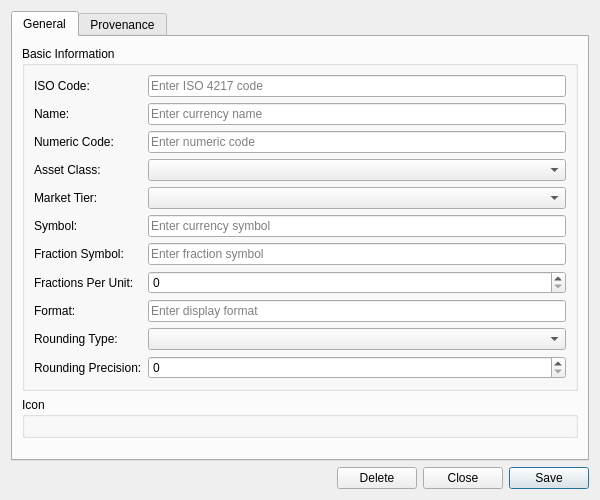
<?xml version="1.0" encoding="UTF-8"?>
<ui version="4.0">
 <class>CurrencyDetailDialog</class>
 <widget class="QWidget" name="CurrencyDetailDialog">
  <property name="geometry">
   <rect>
    <x>0</x>
    <y>0</y>
    <width>600</width>
    <height>500</height>
   </rect>
  </property>
  <property name="sizePolicy">
   <sizepolicy hsizetype="Preferred" vsizetype="Preferred">
    <horstretch>0</horstretch>
    <verstretch>0</verstretch>
   </sizepolicy>
  </property>
  <property name="minimumSize">
   <size>
    <width>600</width>
    <height>500</height>
   </size>
  </property>
  <property name="windowTitle">
   <string>Currency Details</string>
  </property>
  <layout class="QVBoxLayout" name="verticalLayout">
   <item>
    <widget class="QTabWidget" name="tabWidget">
     <property name="currentIndex"><number>0</number></property>
     <widget class="QWidget" name="generalTab">
      <attribute name="title"><string>General</string></attribute>
      <layout class="QVBoxLayout" name="generalLayout">
       <item>
        <widget class="QGroupBox" name="basicInfoGroup">
         <property name="title">
          <string>Basic Information</string>
         </property>
         <layout class="QFormLayout" name="formLayout">
          <item row="0" column="0">
           <widget class="QLabel" name="labelIsoCode">
            <property name="text">
             <string>ISO Code:</string>
            </property>
           </widget>
          </item>
          <item row="0" column="1">
           <widget class="QLineEdit" name="isoCodeEdit">
            <property name="placeholderText">
             <string>Enter ISO 4217 code</string>
            </property>
            <property name="readOnly">
             <bool>true</bool>
            </property>
           </widget>
          </item>
          <item row="1" column="0">
           <widget class="QLabel" name="labelName">
            <property name="text">
             <string>Name:</string>
            </property>
           </widget>
          </item>
          <item row="1" column="1">
           <widget class="QLineEdit" name="nameEdit">
            <property name="placeholderText">
             <string>Enter currency name</string>
            </property>
           </widget>
          </item>
          <item row="2" column="0">
           <widget class="QLabel" name="labelNumericCode">
            <property name="text">
             <string>Numeric Code:</string>
            </property>
           </widget>
          </item>
          <item row="2" column="1">
           <widget class="QLineEdit" name="numericCodeEdit">
            <property name="placeholderText">
             <string>Enter numeric code</string>
            </property>
           </widget>
          </item>
          <item row="3" column="0">
           <widget class="QLabel" name="labelMonetaryNature">
            <property name="text">
             <string>Asset Class:</string>
            </property>
           </widget>
          </item>
          <item row="3" column="1">
           <widget class="ores::qt::OreBadgeComboBox" name="monetaryNatureCombo">
            <property name="insertPolicy">
             <enum>QComboBox::NoInsert</enum>
            </property>
           </widget>
          </item>
          <item row="4" column="0">
           <widget class="QLabel" name="labelMarketTier">
            <property name="text">
             <string>Market Tier:</string>
            </property>
           </widget>
          </item>
          <item row="4" column="1">
           <widget class="ores::qt::OreBadgeComboBox" name="marketTierCombo">
            <property name="insertPolicy">
             <enum>QComboBox::NoInsert</enum>
            </property>
           </widget>
          </item>
          <item row="5" column="0">
           <widget class="QLabel" name="labelSymbol">
            <property name="text">
             <string>Symbol:</string>
            </property>
           </widget>
          </item>
          <item row="5" column="1">
           <widget class="QLineEdit" name="symbolEdit">
            <property name="placeholderText">
             <string>Enter currency symbol</string>
            </property>
           </widget>
          </item>
          <item row="6" column="0">
           <widget class="QLabel" name="labelFractionSymbol">
            <property name="text">
             <string>Fraction Symbol:</string>
            </property>
           </widget>
          </item>
          <item row="6" column="1">
           <widget class="QLineEdit" name="fractionSymbolEdit">
            <property name="placeholderText">
             <string>Enter fraction symbol</string>
            </property>
           </widget>
          </item>
          <item row="7" column="0">
           <widget class="QLabel" name="labelFractionsPerUnit">
            <property name="text">
             <string>Fractions Per Unit:</string>
            </property>
           </widget>
          </item>
          <item row="7" column="1">
           <widget class="QSpinBox" name="fractionsPerUnitSpinBox">
            <property name="minimum">
             <number>0</number>
            </property>
            <property name="maximum">
             <number>10000</number>
            </property>
           </widget>
          </item>
          <item row="8" column="0">
           <widget class="QLabel" name="labelFormat">
            <property name="text">
             <string>Format:</string>
            </property>
           </widget>
          </item>
          <item row="8" column="1">
           <widget class="QLineEdit" name="formatEdit">
            <property name="placeholderText">
             <string>Enter display format</string>
            </property>
           </widget>
          </item>
          <item row="9" column="0">
           <widget class="QLabel" name="labelRoundingType">
            <property name="text">
             <string>Rounding Type:</string>
            </property>
           </widget>
          </item>
          <item row="9" column="1">
           <widget class="QComboBox" name="roundingTypeCombo">
            <property name="insertPolicy">
             <enum>QComboBox::NoInsert</enum>
            </property>
           </widget>
          </item>
          <item row="10" column="0">
           <widget class="QLabel" name="labelRoundingPrecision">
            <property name="text">
             <string>Rounding Precision:</string>
            </property>
           </widget>
          </item>
          <item row="10" column="1">
           <widget class="QSpinBox" name="roundingPrecisionSpinBox">
            <property name="minimum">
             <number>0</number>
            </property>
            <property name="maximum">
             <number>10</number>
            </property>
           </widget>
          </item>
         </layout>
        </widget>
       </item>
       <item>
        <widget class="QGroupBox" name="flagGroup">
         <property name="title">
          <string>Icon</string>
         </property>
         <layout class="QVBoxLayout" name="flagGroupLayout"/>
        </widget>
       </item>
       <item>
        <spacer name="verticalSpacer">
         <property name="orientation">
          <enum>Qt::Vertical</enum>
         </property>
         <property name="sizeHint" stdset="0">
          <size>
           <width>20</width>
           <height>40</height>
          </size>
         </property>
        </spacer>
       </item>
      </layout>
     </widget>
     <widget class="QWidget" name="provenanceTab">
      <attribute name="title"><string>Provenance</string></attribute>
      <layout class="QVBoxLayout" name="provenanceTabLayout">
       <item>
        <widget class="ores::qt::ProvenanceWidget" name="provenanceWidget" native="true"/>
       </item>
      </layout>
     </widget>
    </widget>
   </item>
   <item>
    <layout class="QHBoxLayout" name="buttonLayout">
     <item>
      <spacer name="horizontalSpacer">
       <property name="orientation">
        <enum>Qt::Horizontal</enum>
       </property>
       <property name="sizeHint" stdset="0">
        <size>
         <width>40</width>
         <height>20</height>
        </size>
       </property>
      </spacer>
     </item>
     <item>
      <widget class="QPushButton" name="deleteButton">
       <property name="text">
        <string>Delete</string>
       </property>
      </widget>
     </item>
     <item>
      <widget class="QPushButton" name="closeButton">
       <property name="text">
        <string>Close</string>
       </property>
      </widget>
     </item>
     <item>
      <widget class="QPushButton" name="saveButton">
       <property name="text">
        <string>Save</string>
       </property>
       <property name="default">
        <bool>true</bool>
       </property>
      </widget>
     </item>
    </layout>
   </item>
  </layout>
 </widget>
 <customwidgets>
  <customwidget>
   <class>ores::qt::ProvenanceWidget</class>
   <extends>QWidget</extends>
   <header>ores.qt/ProvenanceWidget.hpp</header>
  </customwidget>
  <customwidget>
   <class>ores::qt::OreBadgeComboBox</class>
   <extends>QComboBox</extends>
   <header>ores.qt/OreBadgeComboBox.hpp</header>
  </customwidget>
 </customwidgets>
 <resources/>
 <connections/>
</ui>
